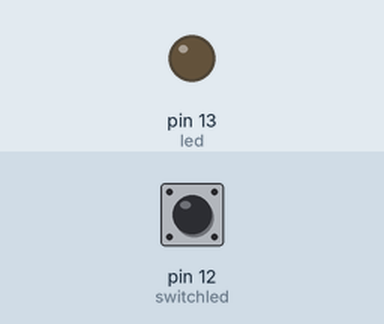
This sketch was run on a simulated Arduino Uno, built with avr-gcc and run on an emulated ATmega328P. Shown: output pins drawn as LEDs (lit = HIGH). The test bench sets the inputs (shaded band); at power-on: pin 12 (switchled) LOW.

Above: at 1.2 s.
1.3 s: pin 12 (switchled) pulled HIGH for 0.15 s
At 1.37 s:
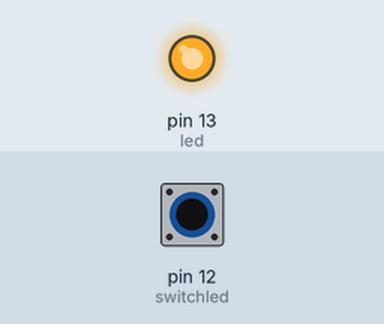
2.9 s: pin 12 (switchled) pulled HIGH for 3.2 s
At 6.7 s:
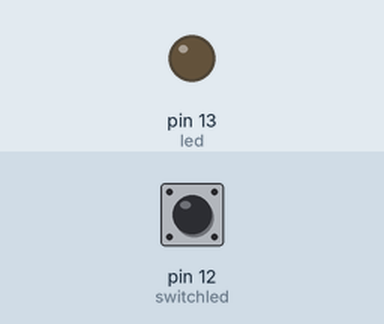
Timing chart, 0 to 8.2 s (numbered marks = the images above; inputs shaded):
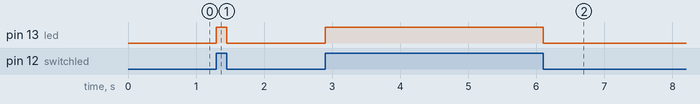

Measured:
- after the input at 1.3 s, pin 13 (led): LOW → HIGH at once, → LOW 0.15 s later
- after the input at 2.9 s, pin 13 (led): LOW → HIGH at once, → LOW 3.2 s later

The sketch:

Code_File.ino
```cpp
int led=13;
int switchled=12;
  void setup()
{
pinMode(led,OUTPUT);

pinMode(switchled,INPUT);
  }
void loop()
  {
boolean a=digitalRead(switchled);
    if(a==1)
      digitalWrite(led,HIGH);
    else
      digitalWrite(led,LOW);
  }
```
